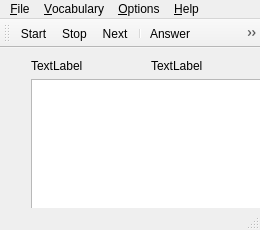
<?xml version="1.0" encoding="UTF-8"?>
<ui version="4.0">
 <class>qmwUiMain</class>
 <widget class="QMainWindow" name="qmwUiMain">
  <property name="geometry">
   <rect>
    <x>0</x>
    <y>0</y>
    <width>260</width>
    <height>230</height>
   </rect>
  </property>
  <property name="windowTitle">
   <string>Vocabulary Master</string>
  </property>
  <property name="windowIcon">
   <iconset resource="mainwindow.qrc">
    <normaloff>:/res/mainwindow/mainwindow.png</normaloff>:/res/mainwindow/mainwindow.png</iconset>
  </property>
  <widget class="QWidget" name="qwCentral">
   <widget class="QWidget" name="layoutWidget">
    <property name="geometry">
     <rect>
      <x>140</x>
      <y>0</y>
      <width>258</width>
      <height>213</height>
     </rect>
    </property>
    <layout class="QVBoxLayout" name="qvblAnswer">
     <item>
      <widget class="QLabel" name="qlLanguage2">
       <property name="text">
        <string>TextLabel</string>
       </property>
      </widget>
     </item>
     <item>
      <widget class="QTextBrowser" name="qtbWindow2">
       <property name="minimumSize">
        <size>
         <width>0</width>
         <height>40</height>
        </size>
       </property>
      </widget>
     </item>
    </layout>
   </widget>
   <widget class="QWidget" name="layoutWidget">
    <property name="geometry">
     <rect>
      <x>20</x>
      <y>0</y>
      <width>258</width>
      <height>213</height>
     </rect>
    </property>
    <layout class="QVBoxLayout" name="qvblQuestion">
     <item>
      <widget class="QLabel" name="qlLanguage1">
       <property name="text">
        <string>TextLabel</string>
       </property>
      </widget>
     </item>
     <item>
      <widget class="QTextBrowser" name="qtbWindow1">
       <property name="minimumSize">
        <size>
         <width>0</width>
         <height>40</height>
        </size>
       </property>
      </widget>
     </item>
    </layout>
   </widget>
  </widget>
  <widget class="QMenuBar" name="menuBar">
   <property name="geometry">
    <rect>
     <x>0</x>
     <y>0</y>
     <width>260</width>
     <height>21</height>
    </rect>
   </property>
   <widget class="QMenu" name="menu_File">
    <property name="title">
     <string>&amp;File</string>
    </property>
    <addaction name="qaNew"/>
    <addaction name="qaOpen"/>
    <addaction name="separator"/>
    <addaction name="qaExit"/>
   </widget>
   <widget class="QMenu" name="qmOptions">
    <property name="title">
     <string>&amp;Options</string>
    </property>
    <addaction name="qaSettings"/>
   </widget>
   <widget class="QMenu" name="qmVocabulary">
    <property name="title">
     <string>&amp;Vocabulary</string>
    </property>
    <addaction name="qaManage"/>
   </widget>
   <widget class="QMenu" name="menuHelp">
    <property name="title">
     <string>&amp;Help</string>
    </property>
    <addaction name="qaLicense"/>
    <addaction name="qaAbout"/>
   </widget>
   <addaction name="menu_File"/>
   <addaction name="qmVocabulary"/>
   <addaction name="qmOptions"/>
   <addaction name="menuHelp"/>
  </widget>
  <widget class="QToolBar" name="mainToolBar">
   <property name="iconSize">
    <size>
     <width>16</width>
     <height>16</height>
    </size>
   </property>
   <attribute name="toolBarArea">
    <enum>TopToolBarArea</enum>
   </attribute>
   <attribute name="toolBarBreak">
    <bool>false</bool>
   </attribute>
   <addaction name="qaStart"/>
   <addaction name="qaStop"/>
   <addaction name="qaNext"/>
   <addaction name="separator"/>
   <addaction name="qaAnswer"/>
   <addaction name="qaFindInVocabulary"/>
   <addaction name="separator"/>
   <addaction name="qaMute"/>
  </widget>
  <widget class="QStatusBar" name="qsbStatusBar"/>
  <action name="qaExit">
   <property name="icon">
    <iconset resource="mainwindow.qrc">
     <normaloff>:/res/mainwindow/menubar/exit.png</normaloff>:/res/mainwindow/menubar/exit.png</iconset>
   </property>
   <property name="text">
    <string>E&amp;xit</string>
   </property>
  </action>
  <action name="qaSettings">
   <property name="icon">
    <iconset resource="mainwindow.qrc">
     <normaloff>:/res/mainwindow/menubar/settings.png</normaloff>:/res/mainwindow/menubar/settings.png</iconset>
   </property>
   <property name="text">
    <string>&amp;Settings...</string>
   </property>
  </action>
  <action name="qaNew">
   <property name="icon">
    <iconset resource="mainwindow.qrc">
     <normaloff>:/res/mainwindow/menubar/new.png</normaloff>:/res/mainwindow/menubar/new.png</iconset>
   </property>
   <property name="text">
    <string>&amp;New...</string>
   </property>
  </action>
  <action name="qaOpen">
   <property name="icon">
    <iconset resource="mainwindow.qrc">
     <normaloff>:/res/mainwindow/menubar/open.png</normaloff>:/res/mainwindow/menubar/open.png</iconset>
   </property>
   <property name="text">
    <string>&amp;Open...</string>
   </property>
  </action>
  <action name="qaManage">
   <property name="icon">
    <iconset resource="mainwindow.qrc">
     <normaloff>:/res/mainwindow/menubar/manage.png</normaloff>:/res/mainwindow/menubar/manage.png</iconset>
   </property>
   <property name="text">
    <string>&amp;Manage...</string>
   </property>
  </action>
  <action name="qaStart">
   <property name="icon">
    <iconset resource="mainwindow.qrc">
     <normaloff>:/res/mainwindow/toolbar/play.png</normaloff>:/res/mainwindow/toolbar/play.png</iconset>
   </property>
   <property name="text">
    <string>Start</string>
   </property>
  </action>
  <action name="qaStop">
   <property name="icon">
    <iconset resource="mainwindow.qrc">
     <normaloff>:/res/mainwindow/toolbar/stop.png</normaloff>:/res/mainwindow/toolbar/stop.png</iconset>
   </property>
   <property name="text">
    <string>Stop</string>
   </property>
  </action>
  <action name="qaNext">
   <property name="icon">
    <iconset resource="mainwindow.qrc">
     <normaloff>:/res/mainwindow/toolbar/next.png</normaloff>:/res/mainwindow/toolbar/next.png</iconset>
   </property>
   <property name="text">
    <string>Next</string>
   </property>
  </action>
  <action name="qaMute">
   <property name="checkable">
    <bool>true</bool>
   </property>
   <property name="icon">
    <iconset resource="mainwindow.qrc">
     <normaloff>:/res/mainwindow/toolbar/mute.png</normaloff>:/res/mainwindow/toolbar/mute.png</iconset>
   </property>
   <property name="text">
    <string>Mute</string>
   </property>
  </action>
  <action name="qaAnswer">
   <property name="icon">
    <iconset resource="mainwindow.qrc">
     <normaloff>:/res/mainwindow/toolbar/answer.png</normaloff>:/res/mainwindow/toolbar/answer.png</iconset>
   </property>
   <property name="text">
    <string>Answer</string>
   </property>
  </action>
  <action name="qaAbout">
   <property name="icon">
    <iconset resource="mainwindow.qrc">
     <normaloff>:/res/mainwindow/menubar/about.png</normaloff>:/res/mainwindow/menubar/about.png</iconset>
   </property>
   <property name="text">
    <string>&amp;About...</string>
   </property>
  </action>
  <action name="qaLicense">
   <property name="text">
    <string>&amp;License...</string>
   </property>
  </action>
  <action name="qaFindInVocabulary">
   <property name="text">
    <string>Find in vocabulary</string>
   </property>
  </action>
 </widget>
 <layoutdefault spacing="6" margin="11"/>
 <resources>
  <include location="mainwindow.qrc"/>
 </resources>
 <connections>
  <connection>
   <sender>qaExit</sender>
   <signal>activated()</signal>
   <receiver>qmwUiMain</receiver>
   <slot>close()</slot>
   <hints>
    <hint type="sourcelabel">
     <x>-1</x>
     <y>-1</y>
    </hint>
    <hint type="destinationlabel">
     <x>299</x>
     <y>199</y>
    </hint>
   </hints>
  </connection>
 </connections>
</ui>
